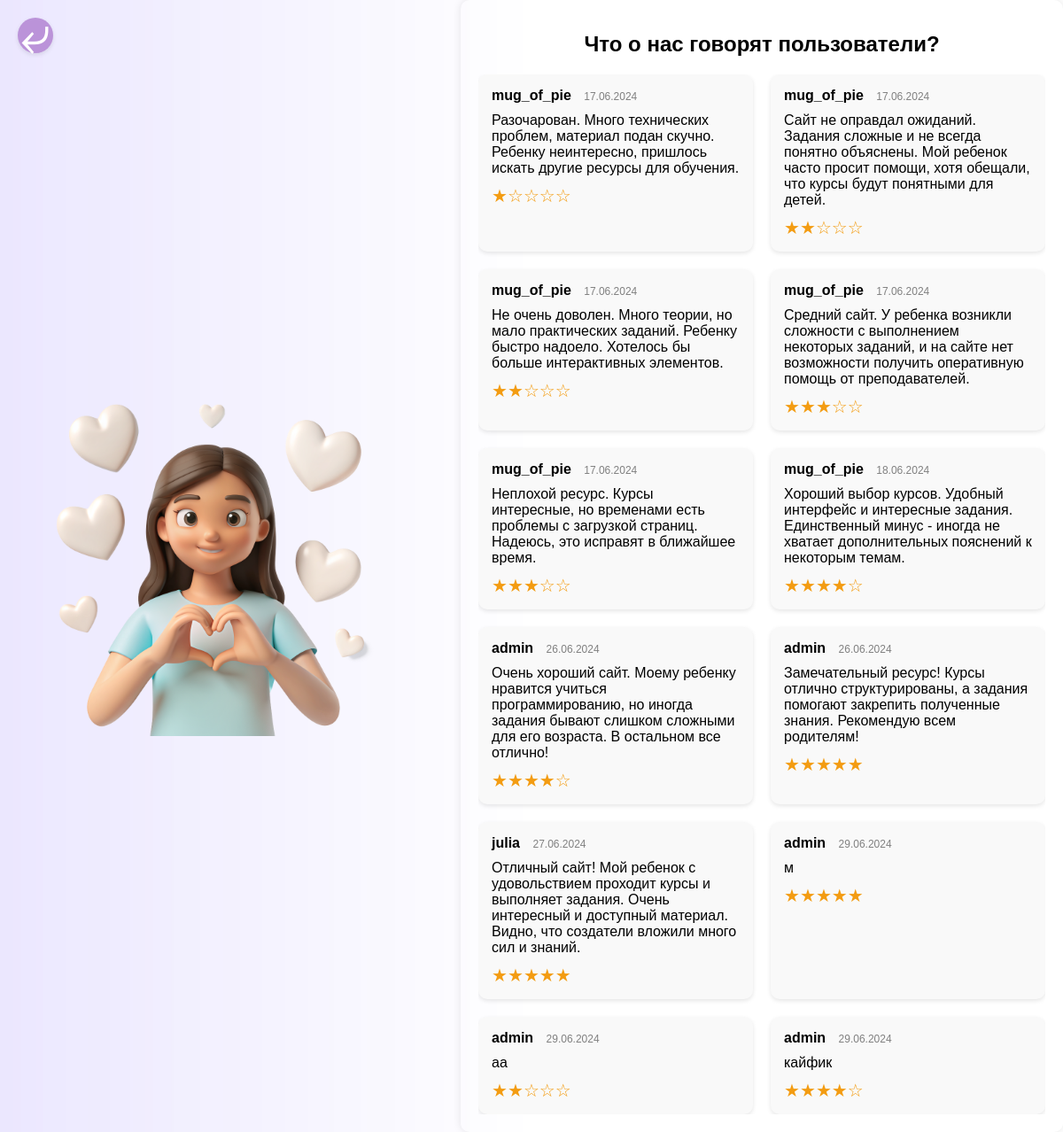
Page /all_reviews/ on the committed database.
### school/models.py (models this page shows, shortened)
class Reviews(models.Model):
    user = models.ForeignKey(User, verbose_name=_('Пользователь'), on_delete=models.SET_NULL, null=True)
    rating = models.PositiveSmallIntegerField(_('Оценка'), validators=[MinValueValidator(0), MaxValueValidator(5)])
    review = models.TextField(_('Отзыв'))
    create_date = models.DateTimeField(_('Дата создания'), auto_now_add=True)
    class Meta:
        verbose_name = _('Отзыв')
        verbose_name_plural = _('Отзывы')

### users/models.py (models this page shows)
class User(AbstractUser):
    image = models.ImageField(upload_to='user_images', null=True, blank=True)

### school/views.py (the view)
# urls.py: path('all_reviews/', all_reviews, name='all_reviews'),
def all_reviews(request):
    reviews = Reviews.objects.select_related('user').all()
    return render(request, 'InfinitySchool/all_reviews.html', {'reviews': reviews})

### school/templates/InfinitySchool/all_reviews.html (shortened to what this page needs)
<!DOCTYPE html>
{% load static %}
<html lang="ru">
<head>
    <link rel="stylesheet" href="{% static 'css/all_reviews.css' %}">
</head>
<body>
    <div class="container">
        <button class="back-button" onclick="window.location.href='/'">⤶</button>
        <div class="background">
            <img class="girl-image" src="{% static 'img/girl_with_hearts.png' %}" alt="Девочка с сердечками">
        </div>
        <div class="reviews-form">
            <h1>Что о нас говорят пользователи?</h1>
            <div class="reviews">
                {% for review in reviews %}
                <div class="review" data-rating="{{ review.rating }}">
                    <p class="author">{{ review.user.username }} <span class="review-date">{{ review.create_date|date:"d.m.Y" }}</span></p>
                    <p>{{ review.review }}</p>
                    <div class="stars">
                    </div>
                </div>
                {% endfor %}
            </div>
        </div>
    </div>
</body>
</html>

### static/css/all_reviews.css (style rules this page uses)
body { font-family: Arial, sans-serif; margin: 0; padding: 0; }
.container { display: flex; align-items: center; justify-content: flex-end; min-height: 100vh; background: url('../img/reviews_background.jpg') no-repeat center center fixed; background-size: cover; margin: 0; padding: 0; }
.background { flex: 0 0 40%; max-width: 40%; margin-right: 40px; }
.girl-image { max-width: 80%; height: auto; display: block; margin: 0 auto; }
.reviews-form { position: relative; width: 90%; max-width: 800px; height: 100%; padding: 20px; box-shadow: 0 0 10px rgba(0, 0, 0, 0.1); background-color: transparent; border-radius: 10px; text-align: center; overflow: auto; }
h1 { font-size: 24px; margin-bottom: 20px; }
.reviews { display: grid; grid-template-columns: repeat(auto-fill, minmax(300px, 1fr)); gap: 20px; max-height: 100%; overflow-y: auto; }
.review { background: #f9f9f9; border-radius: 10px; padding: 15px; box-shadow: 0 2px 5px rgba(0, 0, 0, 0.1); text-align: left; word-wrap: break-word; overflow: hidden; }
.review p { margin: 0 0 10px; }
.author { font-weight: bold; }
.review-date { font-weight: normal; font-size: 12px; color: gray; margin-left: 10px; }
.back-button { position: absolute; top: 20px; left: 20px; background-color: #bb93d9; color: white; border: none; border-radius: 50%; width: 40px; height: 40px; font-size: 60px; cursor: pointer; display: flex; align-items: center; justify-content: center; box-shadow: 0 2px 5px rgba(0, 0, 0, 0.1); transition: background-color 0.3s; }

### rows in the picture
Reviews: user.username "mug_of_pie", create_date "17.06.2024", review "Разочарован. Много технических проблем, материал подан скучно. Ребенку неинтересно, пришлось искать другие ресурсы для обучения."
Reviews: user.username "mug_of_pie", create_date "17.06.2024", review "Сайт не оправдал ожиданий. Задания сложные и не всегда понятно объяснены. Мой ребенок часто просит помощи, хотя обещали, что курсы будут понятными для детей."
Reviews: user.username "mug_of_pie", create_date "17.06.2024", review "Не очень доволен. Много теории, но мало практических заданий. Ребенку быстро надоело. Хотелось бы больше интерактивных элементов."
Reviews: user.username "mug_of_pie", create_date "17.06.2024", review "Средний сайт. У ребенка возникли сложности с выполнением некоторых заданий, и на сайте нет возможности получить оперативную помощь от преподавателей."
Reviews: user.username "mug_of_pie", create_date "17.06.2024", review "Неплохой ресурс. Курсы интересные, но временами есть проблемы с загрузкой страниц. Надеюсь, это исправят в ближайшее время."
Reviews: user.username "mug_of_pie", create_date "18.06.2024", review "Хороший выбор курсов. Удобный интерфейс и интересные задания. Единственный минус - иногда не хватает дополнительных пояснений к некоторым темам."
Reviews: user.username "admin", create_date "26.06.2024", review "Очень хороший сайт. Моему ребенку нравится учиться программированию, но иногда задания бывают слишком сложными для его возраста. В остальном все отлично!"
Reviews: user.username "admin", create_date "26.06.2024", review "Замечательный ресурс! Курсы отлично структурированы, а задания помогают закрепить полученные знания. Рекомендую всем родителям!"
Reviews: user.username "julia", create_date "27.06.2024", review "Отличный сайт! Мой ребенок с удовольствием проходит курсы и выполняет задания. Очень интересный и доступный материал. Видно, что создатели вложили много сил и знаний."
Reviews: user.username "admin", create_date "29.06.2024", review "м"
Reviews: user.username "admin", create_date "29.06.2024", review "аа"
Reviews: user.username "admin", create_date "29.06.2024", review "кайфик"
